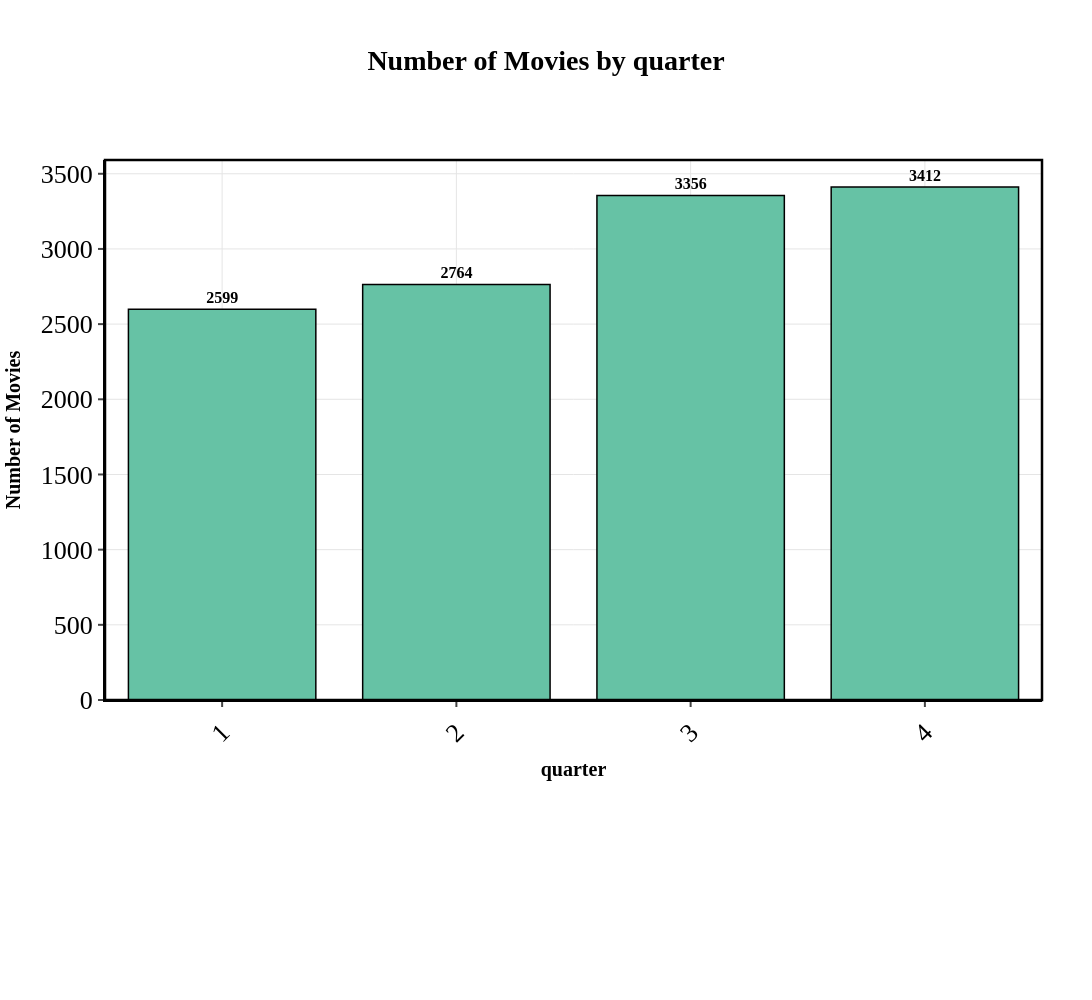

Notebook code for this chart:
### Code cell
plot_and_export_categorical_distribution(movie, "quarter", "quarter", 0, False, True, "charts", True, True, filename_prefix='step_2')

### Figure 1 — Plotly figure (JSON) as saved in the notebook; plotly's stock layout.template omitted (floating-point values rounded to 4 significant figures)
{"data": [{"hovertemplate": "grouped=%{x}<br>total=%{text}<extra></extra>", "legendgroup": "1", "marker": {"color": "#66C2A5", "line": {"color": "#000000", "width": 1.5}, "pattern": {"shape": ""}}, "name": "1", "orientation": "v", "showlegend": true, "text": [2599.0], "textangle": 0, "textfont": {"color": "#000000", "size": 16}, "textposition": "outside", "texttemplate": "<b>%{text:.0f}</b>", "type": "bar", "x": ["1"], "xaxis": "x", "y": [2599], "yaxis": "y"}, {"hovertemplate": "grouped=%{x}<br>total=%{text}<extra></extra>", "legendgroup": "2", "marker": {"color": "#66C2A5", "line": {"color": "#000000", "width": 1.5}, "pattern": {"shape": ""}}, "name": "2", "orientation": "v", "showlegend": true, "text": [2764.0], "textangle": 0, "textfont": {"color": "#000000", "size": 16}, "textposition": "outside", "texttemplate": "<b>%{text:.0f}</b>", "type": "bar", "x": ["2"], "xaxis": "x", "y": [2764], "yaxis": "y"}, {"hovertemplate": "grouped=%{x}<br>total=%{text}<extra></extra>", "legendgroup": "3", "marker": {"color": "#66C2A5", "line": {"color": "#000000", "width": 1.5}, "pattern": {"shape": ""}}, "name": "3", "orientation": "v", "showlegend": true, "text": [3356.0], "textangle": 0, "textfont": {"color": "#000000", "size": 16}, "textposition": "outside", "texttemplate": "<b>%{text:.0f}</b>", "type": "bar", "x": ["3"], "xaxis": "x", "y": [3356], "yaxis": "y"}, {"hovertemplate": "grouped=%{x}<br>total=%{text}<extra></extra>", "legendgroup": "4", "marker": {"color": "#66C2A5", "line": {"color": "#000000", "width": 1.5}, "pattern": {"shape": ""}}, "name": "4", "orientation": "v", "showlegend": true, "text": [3412.0], "textangle": 0, "textfont": {"color": "#000000", "size": 16}, "textposition": "outside", "texttemplate": "<b>%{text:.0f}</b>", "type": "bar", "x": ["4"], "xaxis": "x", "y": [3412], "yaxis": "y"}], "layout": {"bargap": 0.2, "barmode": "relative", "font": {"color": "#000000", "family": "Times New Roman", "size": 26}, "height": 1000, "legend": {"bgcolor": "rgba(255, 255, 255, 0.8)", "bordercolor": "#000000", "borderwidth": 2.5, "font": {"size": 16}, "orientation": "h", "title": {"text": "grouped"}, "tracegroupgap": 0, "x": 0.5, "xanchor": "center", "y": -0.25, "yanchor": "top"}, "margin": {"b": 300, "l": 100, "r": 50, "t": 160}, "paper_bgcolor": "white", "plot_bgcolor": "white", "shapes": [{"fillcolor": "rgba(0,0,0,0)", "line": {"color": "#000000", "width": 2.5}, "type": "rect", "x0": 0, "x1": 1, "xref": "paper", "y0": 0, "y1": 1, "yref": "paper"}], "showlegend": false, "title": {"font": {"color": "#000000", "size": 28}, "text": "<b>Number of Movies by quarter</b>", "x": 0.5, "xanchor": "center", "y": 0.95, "yanchor": "top"}, "width": 1200, "xaxis": {"anchor": "y", "categoryarray": ["1", "2", "3", "4"], "categoryorder": "array", "domain": [0, 1], "gridcolor": "#E5E5E5", "gridwidth": 1, "linecolor": "#000000", "linewidth": 2, "showgrid": true, "tickangle": -45, "tickfont": {"size": 26}, "ticks": "outside", "tickwidth": 2, "title": {"font": {"color": "#000000", "size": 20}, "text": "<b>quarter</b>"}}, "yaxis": {"anchor": "x", "domain": [0, 1], "gridcolor": "#E5E5E5", "gridwidth": 1, "linecolor": "#000000", "linewidth": 2, "showgrid": true, "tickfont": {"size": 26}, "ticks": "outside", "tickwidth": 2, "title": {"font": {"color": "#000000", "size": 20}, "text": "<b>Number of Movies</b>"}, "type": "linear", "zeroline": true, "zerolinecolor": "#000000", "zerolinewidth": 2}}}
